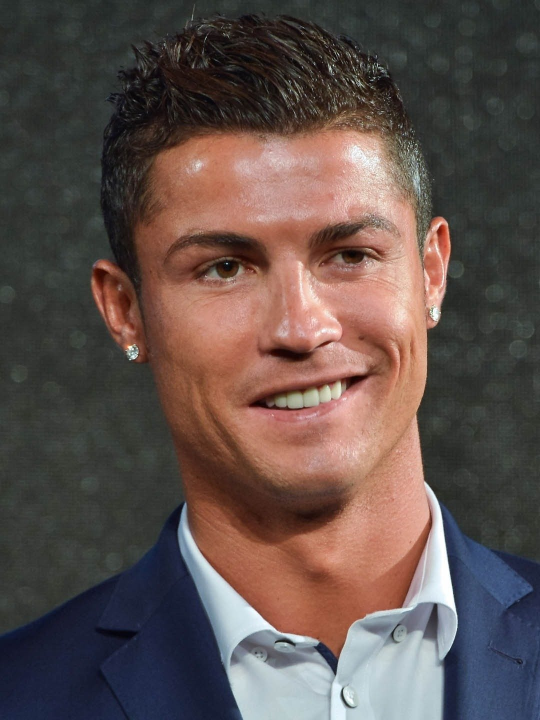
#> input picture morph_face/cr7.jpg, 1080 x 1440 px (shown at 1/2 size)
$ python delaunay_triangulation.py   (older library calls are emulated)
#> lines starting #> are read from the running program, lines starting #| are printed output that depends on the picture; after the words box and inside, x2 and y2 are one past the last pixel; in counts of white or black regions, pixels touching at a corner belong together
#!/usr/bin/python
import cv2
import numpy as np
import random
import imutils

# Check if a point is inside a rectangle
def rect_contains(rect, point) :
    if point[0] < rect[0] :
        return False
    elif point[1] < rect[1] :
        return False
    elif point[0] > rect[2] :
        return False
    elif point[1] > rect[3] :
        return False
    return True

# Draw a point
def draw_point(img, p, color ) :
    cv2.circle( img, p, 2, color, cv2.FILLED, cv2.LINE_AA, 0 )


# Draw delaunay triangles
def draw_delaunay(img, subdiv, delaunay_color ) :

    triangleList = subdiv.getTriangleList()
    size = img.shape
    r = (0, 0, size[1], size[0])

    for t in triangleList :

        pt1 = (t[0], t[1])
        pt2 = (t[2], t[3])
        pt3 = (t[4], t[5])

        if rect_contains(r, pt1) and rect_contains(r, pt2) and rect_contains(r, pt3) :

            cv2.line(img, pt1, pt2, delaunay_color, 1, cv2.LINE_AA, 0)
            cv2.line(img, pt2, pt3, delaunay_color, 1, cv2.LINE_AA, 0)
            cv2.line(img, pt3, pt1, delaunay_color, 1, cv2.LINE_AA, 0)


# Draw voronoi diagram
def draw_voronoi(img, subdiv) :

    ( facets, centers) = subdiv.getVoronoiFacetList([])

    for i in range(0,len(facets)) :
        ifacet_arr = []
        for f in facets[i] :
            ifacet_arr.append(f)

        ifacet = np.array(ifacet_arr, np.int)
        color = (random.randint(0, 255), random.randint(0, 255), random.randint(0, 255))

        cv2.fillConvexPoly(img, ifacet, color, cv2.LINE_AA, 0)
        ifacets = np.array([ifacet])
        cv2.polylines(img, ifacets, True, (0, 0, 0), 1, cv2.LINE_AA, 0)
        cv2.circle(img, (centers[i][0], centers[i][1]), 3, (0, 0, 0), cv2.FILLED, cv2.LINE_AA, 0)


if __name__ == '__main__':

    # Define window names
    win_delaunay = "Delaunay Triangulation"
    win_voronoi = "Voronoi Diagram"

    # Turn on animation while drawing triangles
    animate = True

    # Define colors for drawing.
    delaunay_color = (255,255,255)
    points_color = (0, 0, 255)

    # Read in the image.
    img = cv2.imread("cr7.jpg")
#> img is the input picture: shape (1440, 1080, 3); mean B, G, R 76.6, 80.7, 95.8
    img = imutils.resize(img, width=500)
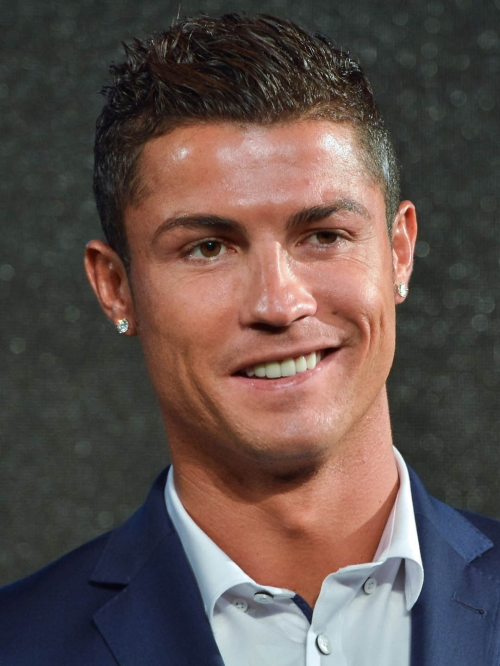
#> img: shape (666, 500, 3); mean B, G, R 76.6, 80.7, 95.8

    # Keep a copy around
    img_orig = img.copy()

    # Rectangle to be used with Subdiv2D
    size = img.shape
#> size = (666, 500, 3)
    rect = (0, 0, size[1], size[0])
#> rect = (0, 0, 500, 666)

    # Create an instance of Subdiv2D
    subdiv = cv2.Subdiv2D(rect)

    # Create an array of points.
    points = []
    points_to_idx = dict()

    # Read in the points from a text file
    with open("cr7.jpg.txt") as file :
#> (reads morph_face/cr7.jpg.txt from the repository)
        for i, line in enumerate(file) :
            x, y = line.split()
            points.append((int(x), int(y)))
            points_to_idx[(int(x), int(y))] = i

    # Insert points into subdiv
    for p in points :
        subdiv.insert(p)

        # [9 lines of commented-out code are left out]
    draw_delaunay( img, subdiv, (255, 255, 255) )
#> after the loop in draw_delaunay, `for t in triangleList :`:
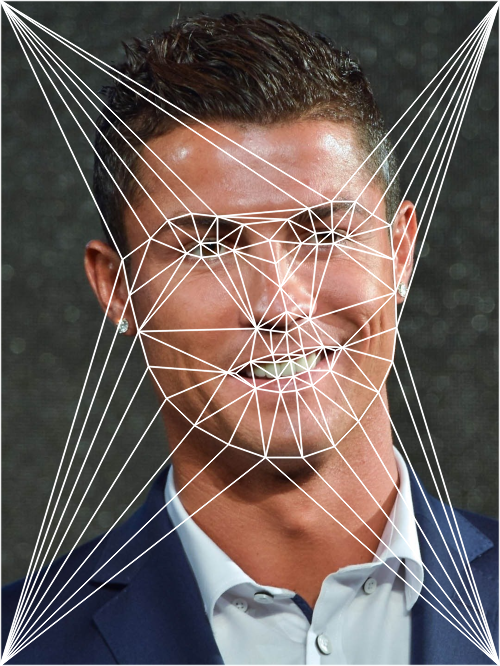
#> img: shape (666, 500, 3); 12.52% of pixels changed, all inside (x1, y1, x2, y2) = (0, 0, 500, 666)

    # Draw points
    for p in points :
        draw_point(img, p, (0,0,255))
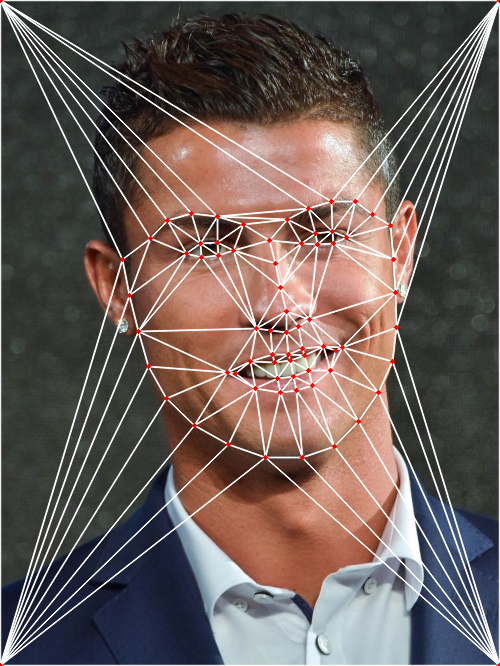
#> img: shape (666, 500, 3); 0.56% of pixels changed, all inside (x1, y1, x2, y2) = (0, 0, 500, 666)

    # Allocate space for Voronoi Diagram
    img_voronoi = np.zeros(img.shape, dtype = img.dtype)

    # Draw Voronoi diagram
    draw_voronoi(img_voronoi,subdiv)
#> after the loop in draw_voronoi, `for i in range(0,len(facets)) :`:
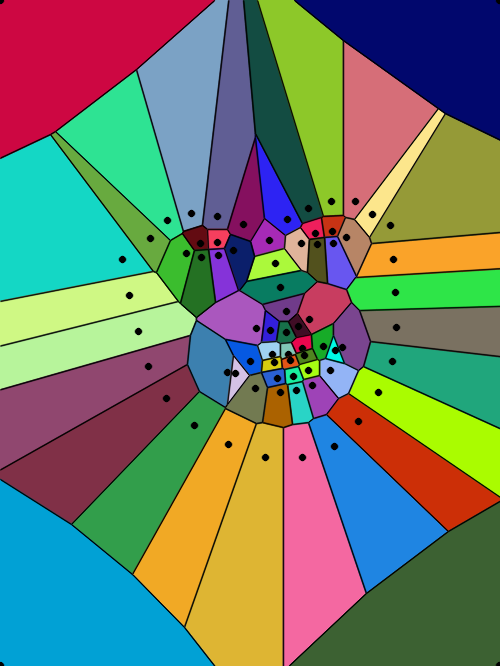
#> img: shape (666, 500, 3); mean of channels 0, 1, 2 105.8, 125.2, 111.7; drawn as B, G, R

    # Show results
    cv2.imshow(win_delaunay,img)
    cv2.imshow(win_voronoi,img_voronoi)

    f = open("cr7_tri.txt", "w")

    triangleList = subdiv.getTriangleList()
    for (x1, y1, x2, y2, x3, y3) in triangleList:
        f.write(str(points_to_idx[(x1, y1)]) + " " +
                str(points_to_idx[(x2, y2)]) + " " +
                str(points_to_idx[(x3, y3)]) + "\n")

    cv2.waitKey(0)
